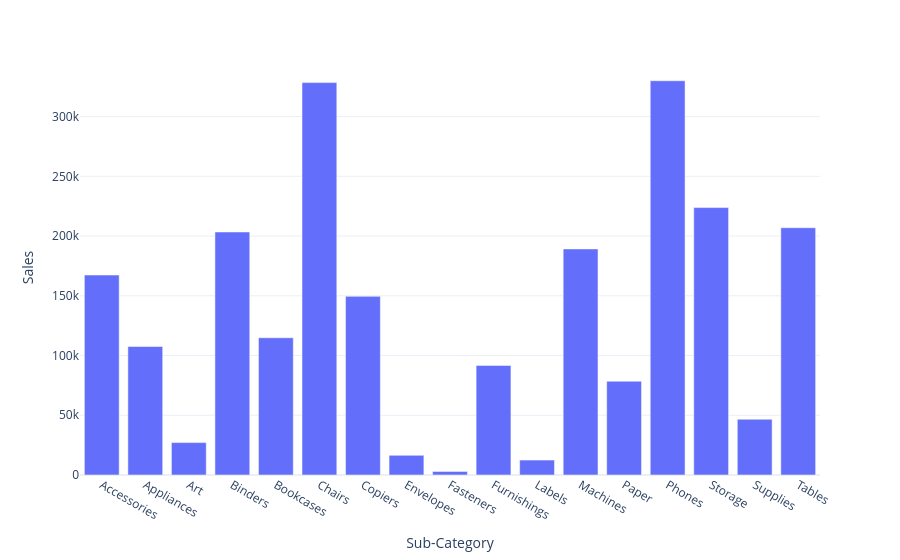

The notebook cell this image was saved under:
### Markdown cell above
# Q3: Sales by Sub Category

### Code cell
sales_by_subcategory = data.groupby("Sub-Category")['Sales'].sum().reset_index()
sales_by_subcategory

fig = px.bar(sales_by_subcategory,
             x = "Sub-Category",
             y = "Sales")
fig.show()

### Figure 1 — Plotly figure (JSON) as saved in the notebook; plotly's stock layout.template omitted (floating-point values rounded to 4 significant figures)
{"data": [{"hovertemplate": "Sub-Category=%{x}<br>Sales=%{y}<extra></extra>", "legendgroup": "", "marker": {"color": "#636efa", "pattern": {"shape": ""}}, "name": "", "orientation": "v", "showlegend": false, "textposition": "auto", "type": "bar", "x": ["Accessories", "Appliances", "Art", "Binders", "Bookcases", "Chairs", "Copiers", "Envelopes", "Fasteners", "Furnishings", "Labels", "Machines", "Paper", "Phones", "Storage", "Supplies", "Tables"], "xaxis": "x", "y": [167400.0, 107500.0, 27120.0, 203400.0, 114900.0, 328400.0, 149500.0, 16480.0, 3024.0, 91710.0, 12490.0, 189200.0, 78480.0, 330000.0, 223800.0, 46670.0, 207000.0], "yaxis": "y"}], "layout": {"barmode": "relative", "legend": {"tracegroupgap": 0}, "margin": {"t": 60}, "xaxis": {"anchor": "y", "domain": [0, 1], "title": {"text": "Sub-Category"}}, "yaxis": {"anchor": "x", "domain": [0, 1], "title": {"text": "Sales"}}}}
